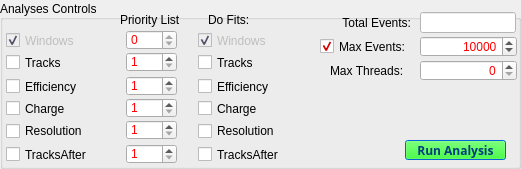
    <widget class="QGroupBox" name="analysesGB">
     <property name="geometry">
      <rect>
       <x>4</x>
       <y>444</y>
       <width>521</width>
       <height>169</height>
      </rect>
     </property>
     <property name="palette">
      <palette>
       <active>
        <colorrole role="Text">
         <brush brushstyle="SolidPattern">
          <color alpha="255">
           <red>255</red>
           <green>0</green>
           <blue>0</blue>
          </color>
         </brush>
        </colorrole>
       </active>
       <inactive>
        <colorrole role="Text">
         <brush brushstyle="SolidPattern">
          <color alpha="255">
           <red>255</red>
           <green>0</green>
           <blue>0</blue>
          </color>
         </brush>
        </colorrole>
       </inactive>
       <disabled>
        <colorrole role="Text">
         <brush brushstyle="SolidPattern">
          <color alpha="255">
           <red>99</red>
           <green>100</green>
           <blue>127</blue>
          </color>
         </brush>
        </colorrole>
       </disabled>
      </palette>
     </property>
     <property name="font">
      <font>
       <pointsize>9</pointsize>
       <weight>50</weight>
       <bold>false</bold>
      </font>
     </property>
     <property name="title">
      <string>Analyses Controls</string>
     </property>
     <property name="alignment">
      <set>Qt::AlignLeading|Qt::AlignLeft|Qt::AlignVCenter</set>
     </property>
     <widget class="customCheckBox" name="efficiencyCB">
      <property name="geometry">
       <rect>
        <x>6</x>
        <y>76</y>
        <width>91</width>
        <height>21</height>
       </rect>
      </property>
      <property name="text">
       <string>Efficiency</string>
      </property>
      <property name="checked">
       <bool>false</bool>
      </property>
     </widget>
     <widget class="customCheckBox" name="chargeCB">
      <property name="geometry">
       <rect>
        <x>6</x>
        <y>98</y>
        <width>83</width>
        <height>21</height>
       </rect>
      </property>
      <property name="text">
       <string>Charge</string>
      </property>
     </widget>
     <widget class="customCheckBox" name="resolutionCB">
      <property name="geometry">
       <rect>
        <x>6</x>
        <y>120</y>
        <width>93</width>
        <height>22</height>
       </rect>
      </property>
      <property name="text">
       <string>Resolution</string>
      </property>
     </widget>
     <widget class="customCheckBox" name="tracksCB">
      <property name="geometry">
       <rect>
        <x>6</x>
        <y>52</y>
        <width>83</width>
        <height>21</height>
       </rect>
      </property>
      <property name="text">
       <string>Tracks</string>
      </property>
     </widget>
     <widget class="customCheckBox" name="windowsCB">
      <property name="enabled">
       <bool>false</bool>
      </property>
      <property name="geometry">
       <rect>
        <x>6</x>
        <y>30</y>
        <width>83</width>
        <height>21</height>
       </rect>
      </property>
      <property name="text">
       <string>Windows</string>
      </property>
      <property name="checked">
       <bool>true</bool>
      </property>
     </widget>
     <widget class="QPushButton" name="runAnalysisPB">
      <property name="enabled">
       <bool>false</bool>
      </property>
      <property name="geometry">
       <rect>
        <x>405</x>
        <y>140</y>
        <width>101</width>
        <height>20</height>
       </rect>
      </property>
      <property name="palette">
       <palette>
        <active>
         <colorrole role="WindowText">
          <brush brushstyle="SolidPattern">
           <color alpha="255">
            <red>0</red>
            <green>0</green>
            <blue>0</blue>
           </color>
          </brush>
         </colorrole>
         <colorrole role="Button">
          <brush brushstyle="SolidPattern">
           <color alpha="255">
            <red>0</red>
            <green>255</green>
            <blue>0</blue>
           </color>
          </brush>
         </colorrole>
         <colorrole role="Light">
          <brush brushstyle="SolidPattern">
           <color alpha="255">
            <red>130</red>
            <green>190</green>
            <blue>255</blue>
           </color>
          </brush>
         </colorrole>
         <colorrole role="Midlight">
          <brush brushstyle="SolidPattern">
           <color alpha="255">
            <red>66</red>
            <green>157</green>
            <blue>255</blue>
           </color>
          </brush>
         </colorrole>
         <colorrole role="Dark">
          <brush brushstyle="SolidPattern">
           <color alpha="255">
            <red>1</red>
            <green>62</green>
            <blue>127</blue>
           </color>
          </brush>
         </colorrole>
         <colorrole role="Mid">
          <brush brushstyle="SolidPattern">
           <color alpha="255">
            <red>1</red>
            <green>82</green>
            <blue>170</blue>
           </color>
          </brush>
         </colorrole>
         <colorrole role="Text">
          <brush brushstyle="SolidPattern">
           <color alpha="255">
            <red>0</red>
            <green>0</green>
            <blue>0</blue>
           </color>
          </brush>
         </colorrole>
         <colorrole role="BrightText">
          <brush brushstyle="SolidPattern">
           <color alpha="255">
            <red>255</red>
            <green>255</green>
            <blue>255</blue>
           </color>
          </brush>
         </colorrole>
         <colorrole role="ButtonText">
          <brush brushstyle="SolidPattern">
           <color alpha="255">
            <red>0</red>
            <green>0</green>
            <blue>0</blue>
           </color>
          </brush>
         </colorrole>
         <colorrole role="Base">
          <brush brushstyle="SolidPattern">
           <color alpha="255">
            <red>255</red>
            <green>255</green>
            <blue>255</blue>
           </color>
          </brush>
         </colorrole>
         <colorrole role="Window">
          <brush brushstyle="SolidPattern">
           <color alpha="255">
            <red>2</red>
            <green>124</green>
            <blue>255</blue>
           </color>
          </brush>
         </colorrole>
         <colorrole role="Shadow">
          <brush brushstyle="SolidPattern">
           <color alpha="255">
            <red>0</red>
            <green>0</green>
            <blue>0</blue>
           </color>
          </brush>
         </colorrole>
         <colorrole role="AlternateBase">
          <brush brushstyle="SolidPattern">
           <color alpha="255">
            <red>128</red>
            <green>189</green>
            <blue>255</blue>
           </color>
          </brush>
         </colorrole>
         <colorrole role="ToolTipBase">
          <brush brushstyle="SolidPattern">
           <color alpha="255">
            <red>255</red>
            <green>255</green>
            <blue>220</blue>
           </color>
          </brush>
         </colorrole>
         <colorrole role="ToolTipText">
          <brush brushstyle="SolidPattern">
           <color alpha="255">
            <red>0</red>
            <green>0</green>
            <blue>0</blue>
           </color>
          </brush>
         </colorrole>
        </active>
        <inactive>
         <colorrole role="WindowText">
          <brush brushstyle="SolidPattern">
           <color alpha="255">
            <red>0</red>
            <green>0</green>
            <blue>0</blue>
           </color>
          </brush>
         </colorrole>
         <colorrole role="Button">
          <brush brushstyle="SolidPattern">
           <color alpha="255">
            <red>0</red>
            <green>255</green>
            <blue>0</blue>
           </color>
          </brush>
         </colorrole>
         <colorrole role="Light">
          <brush brushstyle="SolidPattern">
           <color alpha="255">
            <red>130</red>
            <green>190</green>
            <blue>255</blue>
           </color>
          </brush>
         </colorrole>
         <colorrole role="Midlight">
          <brush brushstyle="SolidPattern">
           <color alpha="255">
            <red>66</red>
            <green>157</green>
            <blue>255</blue>
           </color>
          </brush>
         </colorrole>
         <colorrole role="Dark">
          <brush brushstyle="SolidPattern">
           <color alpha="255">
            <red>1</red>
            <green>62</green>
            <blue>127</blue>
           </color>
          </brush>
         </colorrole>
         <colorrole role="Mid">
          <brush brushstyle="SolidPattern">
           <color alpha="255">
            <red>1</red>
            <green>82</green>
            <blue>170</blue>
           </color>
          </brush>
         </colorrole>
         <colorrole role="Text">
          <brush brushstyle="SolidPattern">
           <color alpha="255">
            <red>0</red>
            <green>0</green>
            <blue>0</blue>
           </color>
          </brush>
         </colorrole>
         <colorrole role="BrightText">
          <brush brushstyle="SolidPattern">
           <color alpha="255">
            <red>255</red>
            <green>255</green>
            <blue>255</blue>
           </color>
          </brush>
         </colorrole>
         <colorrole role="ButtonText">
          <brush brushstyle="SolidPattern">
           <color alpha="255">
            <red>0</red>
            <green>0</green>
            <blue>0</blue>
           </color>
          </brush>
         </colorrole>
         <colorrole role="Base">
          <brush brushstyle="SolidPattern">
           <color alpha="255">
            <red>255</red>
            <green>255</green>
            <blue>255</blue>
           </color>
          </brush>
         </colorrole>
         <colorrole role="Window">
          <brush brushstyle="SolidPattern">
           <color alpha="255">
            <red>2</red>
            <green>124</green>
            <blue>255</blue>
           </color>
          </brush>
         </colorrole>
         <colorrole role="Shadow">
          <brush brushstyle="SolidPattern">
           <color alpha="255">
            <red>0</red>
            <green>0</green>
            <blue>0</blue>
           </color>
          </brush>
         </colorrole>
         <colorrole role="AlternateBase">
          <brush brushstyle="SolidPattern">
           <color alpha="255">
            <red>128</red>
            <green>189</green>
            <blue>255</blue>
           </color>
          </brush>
         </colorrole>
         <colorrole role="ToolTipBase">
          <brush brushstyle="SolidPattern">
           <color alpha="255">
            <red>255</red>
            <green>255</green>
            <blue>220</blue>
           </color>
          </brush>
         </colorrole>
         <colorrole role="ToolTipText">
          <brush brushstyle="SolidPattern">
           <color alpha="255">
            <red>0</red>
            <green>0</green>
            <blue>0</blue>
           </color>
          </brush>
         </colorrole>
        </inactive>
        <disabled>
         <colorrole role="WindowText">
          <brush brushstyle="SolidPattern">
           <color alpha="255">
            <red>1</red>
            <green>62</green>
            <blue>127</blue>
           </color>
          </brush>
         </colorrole>
         <colorrole role="Button">
          <brush brushstyle="SolidPattern">
           <color alpha="255">
            <red>0</red>
            <green>255</green>
            <blue>0</blue>
           </color>
          </brush>
         </colorrole>
         <colorrole role="Light">
          <brush brushstyle="SolidPattern">
           <color alpha="255">
            <red>130</red>
            <green>190</green>
            <blue>255</blue>
           </color>
          </brush>
         </colorrole>
         <colorrole role="Midlight">
          <brush brushstyle="SolidPattern">
           <color alpha="255">
            <red>66</red>
            <green>157</green>
            <blue>255</blue>
           </color>
          </brush>
         </colorrole>
         <colorrole role="Dark">
          <brush brushstyle="SolidPattern">
           <color alpha="255">
            <red>1</red>
            <green>62</green>
            <blue>127</blue>
           </color>
          </brush>
         </colorrole>
         <colorrole role="Mid">
          <brush brushstyle="SolidPattern">
           <color alpha="255">
            <red>1</red>
            <green>82</green>
            <blue>170</blue>
           </color>
          </brush>
         </colorrole>
         <colorrole role="Text">
          <brush brushstyle="SolidPattern">
           <color alpha="255">
            <red>1</red>
            <green>62</green>
            <blue>127</blue>
           </color>
          </brush>
         </colorrole>
         <colorrole role="BrightText">
          <brush brushstyle="SolidPattern">
           <color alpha="255">
            <red>255</red>
            <green>255</green>
            <blue>255</blue>
           </color>
          </brush>
         </colorrole>
         <colorrole role="ButtonText">
          <brush brushstyle="SolidPattern">
           <color alpha="255">
            <red>1</red>
            <green>62</green>
            <blue>127</blue>
           </color>
          </brush>
         </colorrole>
         <colorrole role="Base">
          <brush brushstyle="SolidPattern">
           <color alpha="255">
            <red>2</red>
            <green>124</green>
            <blue>255</blue>
           </color>
          </brush>
         </colorrole>
         <colorrole role="Window">
          <brush brushstyle="SolidPattern">
           <color alpha="255">
            <red>2</red>
            <green>124</green>
            <blue>255</blue>
           </color>
          </brush>
         </colorrole>
         <colorrole role="Shadow">
          <brush brushstyle="SolidPattern">
           <color alpha="255">
            <red>0</red>
            <green>0</green>
            <blue>0</blue>
           </color>
          </brush>
         </colorrole>
         <colorrole role="AlternateBase">
          <brush brushstyle="SolidPattern">
           <color alpha="255">
            <red>2</red>
            <green>124</green>
            <blue>255</blue>
           </color>
          </brush>
         </colorrole>
         <colorrole role="ToolTipBase">
          <brush brushstyle="SolidPattern">
           <color alpha="255">
            <red>255</red>
            <green>255</green>
            <blue>220</blue>
           </color>
          </brush>
         </colorrole>
         <colorrole role="ToolTipText">
          <brush brushstyle="SolidPattern">
           <color alpha="255">
            <red>0</red>
            <green>0</green>
            <blue>0</blue>
           </color>
          </brush>
         </colorrole>
        </disabled>
       </palette>
      </property>
      <property name="font">
       <font>
        <family>Sans Serif</family>
        <weight>75</weight>
        <bold>true</bold>
       </font>
      </property>
      <property name="text">
       <string>Run Analysis</string>
      </property>
     </widget>
     <widget class="QLabel" name="runMaxThreadsLB">
      <property name="geometry">
       <rect>
        <x>330</x>
        <y>60</y>
        <width>96</width>
        <height>21</height>
       </rect>
      </property>
      <property name="font">
       <font>
        <weight>50</weight>
        <bold>false</bold>
       </font>
      </property>
      <property name="text">
       <string>Max Threads:</string>
      </property>
     </widget>
     <widget class="customSpinBox" name="runMaxThreadsSB">
      <property name="geometry">
       <rect>
        <x>420</x>
        <y>60</y>
        <width>97</width>
        <height>21</height>
       </rect>
      </property>
      <property name="alignment">
       <set>Qt::AlignRight|Qt::AlignTrailing|Qt::AlignVCenter</set>
      </property>
      <property name="minimum">
       <number>0</number>
      </property>
      <property name="maximum">
       <number>100</number>
      </property>
      <property name="value">
       <number>0</number>
      </property>
     </widget>
     <widget class="customSpinBox" name="runMaxEventsSB">
      <property name="geometry">
       <rect>
        <x>420</x>
        <y>36</y>
        <width>97</width>
        <height>21</height>
       </rect>
      </property>
      <property name="alignment">
       <set>Qt::AlignRight|Qt::AlignTrailing|Qt::AlignVCenter</set>
      </property>
      <property name="minimum">
       <number>0</number>
      </property>
      <property name="maximum">
       <number>1000000</number>
      </property>
      <property name="value">
       <number>10000</number>
      </property>
     </widget>
     <widget class="QLabel" name="runTotalEventsLB">
      <property name="geometry">
       <rect>
        <x>320</x>
        <y>12</y>
        <width>91</width>
        <height>22</height>
       </rect>
      </property>
      <property name="font">
       <font>
        <weight>50</weight>
        <bold>false</bold>
       </font>
      </property>
      <property name="text">
       <string>Total Events:</string>
      </property>
      <property name="alignment">
       <set>Qt::AlignRight|Qt::AlignTrailing|Qt::AlignVCenter</set>
      </property>
     </widget>
     <widget class="QLineEdit" name="runTotalEventsLE">
      <property name="geometry">
       <rect>
        <x>420</x>
        <y>12</y>
        <width>96</width>
        <height>21</height>
       </rect>
      </property>
      <property name="palette">
       <palette>
        <active>
         <colorrole role="WindowText">
          <brush brushstyle="SolidPattern">
           <color alpha="255">
            <red>0</red>
            <green>0</green>
            <blue>0</blue>
           </color>
          </brush>
         </colorrole>
         <colorrole role="Text">
          <brush brushstyle="SolidPattern">
           <color alpha="255">
            <red>0</red>
            <green>0</green>
            <blue>127</blue>
           </color>
          </brush>
         </colorrole>
         <colorrole role="BrightText">
          <brush brushstyle="SolidPattern">
           <color alpha="255">
            <red>0</red>
            <green>0</green>
            <blue>127</blue>
           </color>
          </brush>
         </colorrole>
         <colorrole role="ButtonText">
          <brush brushstyle="SolidPattern">
           <color alpha="255">
            <red>0</red>
            <green>0</green>
            <blue>0</blue>
           </color>
          </brush>
         </colorrole>
         <colorrole role="Base">
          <brush brushstyle="SolidPattern">
           <color alpha="255">
            <red>255</red>
            <green>255</green>
            <blue>255</blue>
           </color>
          </brush>
         </colorrole>
         <colorrole role="Window">
          <brush brushstyle="SolidPattern">
           <color alpha="255">
            <red>255</red>
            <green>255</green>
            <blue>255</blue>
           </color>
          </brush>
         </colorrole>
        </active>
        <inactive>
         <colorrole role="WindowText">
          <brush brushstyle="SolidPattern">
           <color alpha="255">
            <red>0</red>
            <green>0</green>
            <blue>0</blue>
           </color>
          </brush>
         </colorrole>
         <colorrole role="Text">
          <brush brushstyle="SolidPattern">
           <color alpha="255">
            <red>0</red>
            <green>0</green>
            <blue>127</blue>
           </color>
          </brush>
         </colorrole>
         <colorrole role="BrightText">
          <brush brushstyle="SolidPattern">
           <color alpha="255">
            <red>0</red>
            <green>0</green>
            <blue>127</blue>
           </color>
          </brush>
         </colorrole>
         <colorrole role="ButtonText">
          <brush brushstyle="SolidPattern">
           <color alpha="255">
            <red>0</red>
            <green>0</green>
            <blue>0</blue>
           </color>
          </brush>
         </colorrole>
         <colorrole role="Base">
          <brush brushstyle="SolidPattern">
           <color alpha="255">
            <red>255</red>
            <green>255</green>
            <blue>255</blue>
           </color>
          </brush>
         </colorrole>
         <colorrole role="Window">
          <brush brushstyle="SolidPattern">
           <color alpha="255">
            <red>255</red>
            <green>255</green>
            <blue>255</blue>
           </color>
          </brush>
         </colorrole>
        </inactive>
        <disabled>
         <colorrole role="WindowText">
          <brush brushstyle="SolidPattern">
           <color alpha="255">
            <red>0</red>
            <green>0</green>
            <blue>127</blue>
           </color>
          </brush>
         </colorrole>
         <colorrole role="Text">
          <brush brushstyle="SolidPattern">
           <color alpha="255">
            <red>0</red>
            <green>0</green>
            <blue>127</blue>
           </color>
          </brush>
         </colorrole>
         <colorrole role="BrightText">
          <brush brushstyle="SolidPattern">
           <color alpha="255">
            <red>0</red>
            <green>0</green>
            <blue>127</blue>
           </color>
          </brush>
         </colorrole>
         <colorrole role="ButtonText">
          <brush brushstyle="SolidPattern">
           <color alpha="255">
            <red>0</red>
            <green>0</green>
            <blue>127</blue>
           </color>
          </brush>
         </colorrole>
         <colorrole role="Base">
          <brush brushstyle="SolidPattern">
           <color alpha="255">
            <red>255</red>
            <green>255</green>
            <blue>255</blue>
           </color>
          </brush>
         </colorrole>
         <colorrole role="Window">
          <brush brushstyle="SolidPattern">
           <color alpha="255">
            <red>255</red>
            <green>255</green>
            <blue>255</blue>
           </color>
          </brush>
         </colorrole>
        </disabled>
       </palette>
      </property>
      <property name="font">
       <font>
        <pointsize>11</pointsize>
        <weight>75</weight>
        <bold>true</bold>
       </font>
      </property>
      <property name="toolTip">
       <string>&lt;!DOCTYPE HTML PUBLIC &quot;-//W3C//DTD HTML 4.0//EN&quot; &quot;http://www.w3.org/TR/REC-html40/strict.dtd&quot;&gt;
&lt;html&gt;&lt;head&gt;&lt;meta name=&quot;qrichtext&quot; content=&quot;1&quot; /&gt;&lt;style type=&quot;text/css&quot;&gt;
p, li { white-space: pre-wrap; }
&lt;/style&gt;&lt;/head&gt;&lt;body style=&quot; font-family:'Sans Serif'; font-size:9pt; font-weight:400; font-style:normal;&quot;&gt;
&lt;table style=&quot;-qt-table-type: root; margin-top:4px; margin-bottom:4px; margin-left:4px; margin-right:4px;&quot;&gt;
&lt;tr&gt;
&lt;td style=&quot;border: none;&quot;&gt;
&lt;p align=&quot;center&quot; style=&quot; margin-top:0px; margin-bottom:0px; margin-left:0px; margin-right:0px; -qt-block-indent:0; text-indent:0px;&quot;&gt;&lt;span style=&quot; font-size:18pt; font-weight:600; text-decoration: underline; color:#0000ff;&quot;&gt;Events&lt;/span&gt;&lt;/p&gt;
&lt;p style=&quot;-qt-paragraph-type:empty; margin-top:0px; margin-bottom:0px; margin-left:0px; margin-right:0px; -qt-block-indent:0; text-indent:0px;&quot;&gt;&lt;/p&gt;
&lt;p style=&quot; margin-top:0px; margin-bottom:0px; margin-left:0px; margin-right:0px; -qt-block-indent:0; text-indent:0px;&quot;&gt;Show the number of event &lt;/p&gt;
&lt;p style=&quot; margin-top:0px; margin-bottom:0px; margin-left:0px; margin-right:0px; -qt-block-indent:0; text-indent:0px;&quot;&gt;objects found in input file.&lt;/p&gt;&lt;/td&gt;&lt;/tr&gt;&lt;/table&gt;&lt;/body&gt;&lt;/html&gt;</string>
      </property>
      <property name="text">
       <string/>
      </property>
      <property name="alignment">
       <set>Qt::AlignRight|Qt::AlignTrailing|Qt::AlignVCenter</set>
      </property>
      <property name="readOnly">
       <bool>true</bool>
      </property>
     </widget>
     <widget class="customCheckBox" name="runMaxEventsCB">
      <property name="geometry">
       <rect>
        <x>320</x>
        <y>36</y>
        <width>106</width>
        <height>21</height>
       </rect>
      </property>
      <property name="text">
       <string>Max Events:</string>
      </property>
      <property name="checked">
       <bool>true</bool>
      </property>
     </widget>
     <widget class="customCheckBox" name="tracksafterCB">
      <property name="geometry">
       <rect>
        <x>6</x>
        <y>144</y>
        <width>101</width>
        <height>21</height>
       </rect>
      </property>
      <property name="text">
       <string>TracksAfter</string>
      </property>
     </widget>
     <widget class="QLabel" name="label">
      <property name="geometry">
       <rect>
        <x>120</x>
        <y>12</y>
        <width>101</width>
        <height>16</height>
       </rect>
      </property>
      <property name="text">
       <string>Priority List</string>
      </property>
     </widget>
     <widget class="customSpinBox" name="priorityWindowsSB">
      <property name="geometry">
       <rect>
        <x>126</x>
        <y>30</y>
        <width>51</width>
        <height>20</height>
       </rect>
      </property>
      <property name="maximum">
       <number>0</number>
      </property>
     </widget>
     <widget class="customSpinBox" name="priorityTracksSB">
      <property name="geometry">
       <rect>
        <x>126</x>
        <y>52</y>
        <width>51</width>
        <height>20</height>
       </rect>
      </property>
      <property name="minimum">
       <number>1</number>
      </property>
      <property name="maximum">
       <number>10</number>
      </property>
     </widget>
     <widget class="customSpinBox" name="priorityEfficiencySB">
      <property name="geometry">
       <rect>
        <x>126</x>
        <y>76</y>
        <width>51</width>
        <height>20</height>
       </rect>
      </property>
      <property name="minimum">
       <number>1</number>
      </property>
      <property name="maximum">
       <number>10</number>
      </property>
     </widget>
     <widget class="customSpinBox" name="priorityChargeSB">
      <property name="geometry">
       <rect>
        <x>126</x>
        <y>98</y>
        <width>51</width>
        <height>20</height>
       </rect>
      </property>
      <property name="minimum">
       <number>1</number>
      </property>
      <property name="maximum">
       <number>10</number>
      </property>
     </widget>
     <widget class="customSpinBox" name="priorityResolutionSB">
      <property name="geometry">
       <rect>
        <x>126</x>
        <y>120</y>
        <width>51</width>
        <height>20</height>
       </rect>
      </property>
      <property name="minimum">
       <number>1</number>
      </property>
      <property name="maximum">
       <number>10</number>
      </property>
     </widget>
     <widget class="customSpinBox" name="priorityTracksAfterSB">
      <property name="geometry">
       <rect>
        <x>126</x>
        <y>144</y>
        <width>51</width>
        <height>20</height>
       </rect>
      </property>
      <property name="minimum">
       <number>1</number>
      </property>
      <property name="maximum">
       <number>10</number>
      </property>
     </widget>
     <widget class="QLabel" name="label_9">
      <property name="geometry">
       <rect>
        <x>208</x>
        <y>12</y>
        <width>101</width>
        <height>16</height>
       </rect>
      </property>
      <property name="text">
       <string>Do Fits:</string>
      </property>
     </widget>
     <widget class="customCheckBox" name="resolutionFitCB">
      <property name="geometry">
       <rect>
        <x>198</x>
        <y>120</y>
        <width>93</width>
        <height>22</height>
       </rect>
      </property>
      <property name="text">
       <string>Resolution</string>
      </property>
     </widget>
     <widget class="customCheckBox" name="chargeFitCB">
      <property name="geometry">
       <rect>
        <x>198</x>
        <y>98</y>
        <width>83</width>
        <height>21</height>
       </rect>
      </property>
      <property name="text">
       <string>Charge</string>
      </property>
     </widget>
     <widget class="customCheckBox" name="tracksafterFitCB">
      <property name="geometry">
       <rect>
        <x>198</x>
        <y>144</y>
        <width>111</width>
        <height>21</height>
       </rect>
      </property>
      <property name="text">
       <string>TracksAfter</string>
      </property>
     </widget>
     <widget class="customCheckBox" name="efficiencyFitCB">
      <property name="geometry">
       <rect>
        <x>198</x>
        <y>76</y>
        <width>91</width>
        <height>21</height>
       </rect>
      </property>
      <property name="text">
       <string>Efficiency</string>
      </property>
      <property name="checked">
       <bool>false</bool>
      </property>
     </widget>
     <widget class="customCheckBox" name="windowsFitCB">
      <property name="enabled">
       <bool>false</bool>
      </property>
      <property name="geometry">
       <rect>
        <x>198</x>
        <y>30</y>
        <width>83</width>
        <height>21</height>
       </rect>
      </property>
      <property name="text">
       <string>Windows</string>
      </property>
      <property name="checked">
       <bool>true</bool>
      </property>
     </widget>
     <widget class="customCheckBox" name="tracksFitCB">
      <property name="geometry">
       <rect>
        <x>198</x>
        <y>52</y>
        <width>83</width>
        <height>21</height>
       </rect>
      </property>
      <property name="text">
       <string>Tracks</string>
      </property>
     </widget>
    </widget>
